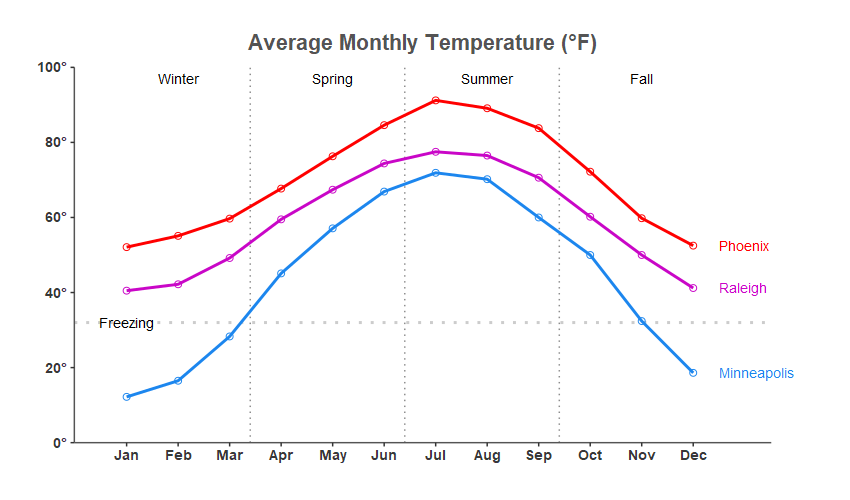

The script that saved this image:
name <- "city_temperature_r"

# get access to the ggplot2 stuff
#install.packages("ggplot2")
library(ggplot2)

# needed to save html version with mouse-over text
#install.packages("plotly")
library(plotly)

# needed, to use label_number() on y-axis degree values
#install.packages("scales")
library(scales)

# needed for antialiasing (triggered by type="cairo" in ggsave)
#install.packages("Cairo")
library(Cairo)

#--------------------------------------------------

# or could read data in-line
my_data<-read.table(header=TRUE,text="
month temp city
   1      52.1    Phoenix
   1      40.5    Raleigh
   1      12.2    Minneapolis
   2      55.1    Phoenix
   2      42.2    Raleigh
   2      16.5    Minneapolis
   3      59.7    Phoenix
   3      49.2    Raleigh
   3      28.3    Minneapolis
   4      67.7    Phoenix
   4      59.5    Raleigh
   4      45.1    Minneapolis
   5      76.3    Phoenix
   5      67.4    Raleigh
   5      57.1    Minneapolis
   6      84.6    Phoenix
   6      74.4    Raleigh
   6      66.9    Minneapolis
   7      91.2    Phoenix
   7      77.5    Raleigh
   7      71.9    Minneapolis
   8      89.1    Phoenix
   8      76.5    Raleigh
   8      70.2    Minneapolis
   9      83.8    Phoenix
   9      70.6    Raleigh
   9      60.0    Minneapolis
  10      72.2    Phoenix
  10      60.2    Raleigh
  10      50.0    Minneapolis
  11      59.8    Phoenix
  11      50.0    Raleigh
  11      32.4    Minneapolis
  12      52.5    Phoenix
  12      41.2    Raleigh
  12      18.6    Minneapolis
")
#head(my_data)
#print(my_data)

# Or, read data from a text file
#my_data <- read.table(header=TRUE,file='city_temperature_r.txt')
#head(my_data)

# --------------------------------------------------------------------

# plot the data

# first identify which variables play what roles
my_plot <- ggplot(my_data,aes(x=month,y=temp,group=city,color=city,label=city))+

# create a title, with a unicode character for the 'degrees' fahrenheit
ggtitle(sprintf('Average Monthly Temperature (\u00b0F)')) +

# reference lines (draw before you draw the data lines, so these will be 'behind' the colored data lines)
geom_vline(xintercept=3.4,color="gray55",linetype="dotted") +
geom_vline(xintercept=6.4,color="gray55",linetype="dotted") +
geom_vline(xintercept=9.4,color="gray55",linetype="dotted") +
geom_hline(yintercept=32,color="gray80",size=1,linetype="dotted") +

# annotate a text label on the reference line at 32 degrees
annotate(geom="text",label="Freezing",x=1,y=32,size=3.5) +
# annotate the seasons
annotate(geom="text",vjust=.5,hjust=.5,size=3.5,y=97,x=2,label="Winter") +
annotate(geom="text",vjust=.5,hjust=.5,size=3.5,y=97,x=5,label="Spring") +
annotate(geom="text",vjust=.5,hjust=.5,size=3.5,y=97,x=8,label="Summer") +
annotate(geom="text",vjust=.5,hjust=.5,size=3.5,y=97,x=11,label="Fall") +

# colors for the lines and markers
scale_color_manual(values=c("#1C86EE","red","#c906c7")) +

# draw colored lines after reference lines, so they'll be on top
geom_line(size=1) +

# colored markers, with custom mouse-over text
# causes "Warning message: Ignoring unknown aesthetics: text" ... but that's ok
geom_point(shape=1,size=2,
 aes(text=paste("City: ",city,"<br>Month: ",month,"<br>Temp: ",temp))) +

# city names (from label=) at the end of each line (month=12)
geom_text(data=subset(my_data,month==12), 
 position=position_nudge(0.5),hjust=0,size=3.5,show.legend=FALSE) +
# don't clip the text labels that go outside the axes
coord_cartesian(clip="off") +

# add degree symbol unicode 00b0 to the yaxis tick values
# (the expand= gets rid of space after last tickmark)
scale_y_continuous(labels=label_number(suffix ="\u00b0"), 
 limits=c(0,100),breaks=seq(0,100,by=20),expand=c(0,0)) +

# hard-code the text month names, to show instead of numeric months
scale_x_continuous(expand=c(.01,.90), breaks=seq(1,12,by=1), 
 labels=c('Jan','Feb','Mar','Apr','May','Jun','Jul','Aug','Sep','Oct','Nov','Dec')) +

# blank out the axis labels
ylab(" ") +
xlab(" ") +

# Now for the 'theme' stuff...

# I don't want the default gray frame behind the graph, so use black & white theme
# (be sure to put this before all the other theme-related changes)
theme_bw() +

# control the look of the title
theme(plot.title=element_text(color="gray33",face="bold",hjust=0.5,size=16,margin=margin(10,0,10,0))) +

# get rid of the legend
theme(legend.position="none") +

# make the axis tick values bold
theme(axis.text.x=element_text(face="bold",color="gray22",size=10),
      axis.text.y=element_text(face="bold",color="gray22",size=10)) +

# put some extra space to right of graph, for the city labels
theme(plot.margin=unit(c(.5,2,.5,.5),"cm")) +

# get rid of major & minor gridlines, get rid of all borders, then make left & bottom axis lines visible
theme(
 panel.grid.major=element_blank(),
 panel.grid.minor=element_blank(),
 panel.border=element_blank(),
 axis.line=element_line(color="gray33")
 ) 

# --------------------------------------------------------------------

# Output 2 versions of the graph (a png, and a html page with mouse-over text)

# save graph as a png (with no mouse-over text)
# the type="cairo" makes the png anti-aliased
#ggsave(filename="city_temperature_r.png",device="png",type="cairo",plot=my_plot,dpi=100,height=5,width=8.5,units="in")
ggsave(filename=paste(name,".png",sep=""),device="png",type="cairo",plot=my_plot,dpi=100,height=5,width=8.5,units="in")

# save as html, with mouse-over text
my_plot1 <- plotly::ggplotly(my_plot,width=850,height=500,tooltip="text") %>% layout(autosize=FALSE)

# center the graph on the web page (default is left-justified)
my_plot2 <- htmltools::div(my_plot1,align="center")
# write the tools needed to display the graph into shared_lib (1 copy for all my samples)
#htmltools::save_html(my_plot2,"city_temperature_r.htm",background="white",libdir="shared_lib")
htmltools::save_html(my_plot2,paste(name,".htm",sep=""),background="white",libdir="shared_lib")
